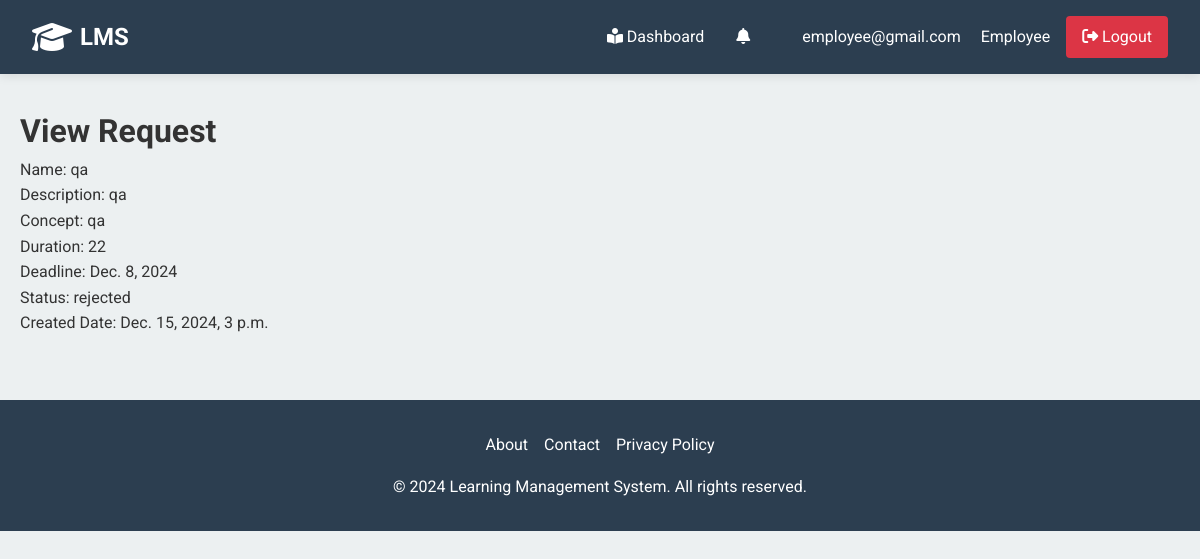
The page /view_request/1/ (signed in) on the database its author committed.
### accounts/models.py (models this page shows)
class CustomUser(AbstractUser):
    ROLES = (
        ('admin', 'Admin'),
        ('manager', 'Manager'),
        ('employee', 'Employee'),
    )
    role = models.CharField(max_length=10, choices=ROLES)
    groups = models.ManyToManyField(
        'auth.Group',
        related_name='custom_user_set',
        blank=True,
        verbose_name='groups',
    )
    user_permissions = models.ManyToManyField(
        'auth.Permission',
        related_name='custom_user_set',
        blank=True,
        verbose_name='user permissions',
    )

class Request(models.Model):
    STATUS_CHOICES = [
        ('pending', 'Pending'),
        ('accepted', 'Accepted'),
        ('rejected', 'Rejected'),
    ]
    name = models.CharField(max_length=255)
    description = models.TextField()
    concept = models.TextField()
    duration = models.IntegerField()
    deadline = models.DateField()
    status = models.CharField(max_length=10, choices=STATUS_CHOICES)
    created_by = models.ForeignKey(settings.AUTH_USER_MODEL, on_delete=models.CASCADE)
    created_at = models.DateTimeField(auto_now_add=True)
    training_program = models.CharField(max_length=255, blank=True, null=True)
    position = models.CharField(max_length=255, blank=True, null=True)
    total_requests = models.IntegerField(default=0)
    completed_requests = models.IntegerField(default=0)
    pending_requests = models.IntegerField(default=0)

### accounts/views.py (the view)
# urls.py: path('view_request/<pk>/', views.view_request, name='view_request'),
@login_required
def view_request(request, pk):
    req = Request.objects.get(pk=pk)
    return render(request, 'view_request.html', {'request': req})

### templates/view_request.html
{% extends 'base.html' %}
{% block content %}
  <h1>View Request</h1>
  <p>Name: {{ request.name }}</p>
  <p>Description: {{ request.description }}</p>
  <p>Concept: {{ request.concept }}</p>
  <p>Duration: {{ request.duration }}</p>
  <p>Deadline: {{ request.deadline }}</p>
  <p>Status: {{ request.status }}</p>
  <p>Created Date: {{ request.created_at }}</p>
{% endblock %}

### templates/base.html (shortened to what this page needs)
<!DOCTYPE html>
<html lang="en">
<head>
    {% load static %}
    <link rel="stylesheet" href="{% static 'css/style.css' %}">
    <link rel="stylesheet" href="https://cdnjs.cloudflare.com/ajax/libs/font-awesome/6.5.1/css/all.min.css">
</head>
<body>
    <header>
        <nav class="navbar">
            <div class="nav-brand">
                <a href="{% url 'home' %}">
                    <i class="fas fa-graduation-cap"></i>
                    <span>LMS</span>
                </a>
            </div>
            <div class="nav-links">
                {% if user.is_authenticated %}
                    <div class="user-menu">
                        {% if user.role == 'admin' %}
                            <a href="{% url 'admin_dashboard' %}" class="nav-link">
                                <i class="fas fa-tachometer-alt"></i> Dashboard
                            </a>
                        {% elif user.role == 'manager' %}
                            <a href="{% url 'manager_dashboard' %}" class="nav-link">
                                <i class="fas fa-chart-line"></i> Dashboard
                            </a>
                        {% else %}
                            <a href="{% url 'employee_dashboard' %}" class="nav-link">
                                <i class="fas fa-book-reader"></i> Dashboard
                            </a>
                            <div class="notification-bell">
                                <a href="{% url 'notifications' %}" class="nav-link">
                                    <i class="fas fa-bell"></i>
                                </a>
                            </div>
                        {% endif %}
                        <div class="user-profile">
                            <div class="user-info">
                                <span class="user-email">{{ user.email }}</span>
                                <span class="user-role">{{ user.role|title }}</span>
                            </div>
                            <a href="{% url 'user_logout' %}" class="nav-link logout-btn">
                                <i class="fas fa-sign-out-alt"></i> Logout
                            </a>
                        </div>
                    </div>
                {% endif %}
            </div>
        </nav>
    </header>
    <div class="container">
        <main class="content">
            {% block content %}
            {% endblock %}
        </main>
    </div>
    <footer class="footer">
        <div class="footer-content">
            <div class="footer-links">
                <a href="#" class="footer-link">About</a>
                <a href="#" class="footer-link">Contact</a>
                <a href="#" class="footer-link">Privacy Policy</a>
            </div>
            <p>&copy; {% now "Y" %} Learning Management System. All rights reserved.</p>
        </div>
    </footer>
</body>
</html>

### static/css/style.css (style rules this page uses)
:root { --primary-color: #3498db; --secondary-color: #2c3e50; --accent-color: #e74c3c; --background-color: #ecf0f1; --text-color: #333; --light-text-color: #fff; --success-color: #2ecc71; --warning-color: #f39c12; --error-color: #e74c3c; --border-radius: 4px; --box-shadow: 0 2px 10px rgba(0, 0, 0, 0.1); --transition: all 0.3s ease; }
* { margin: 0; padding: 0; box-sizing: border-box; }
body { font-family: 'Roboto', sans-serif; line-height: 1.6; color: var(--text-color); background-color: var(--background-color); }
.container { max-width: 1200px; margin: 0 auto; padding: 0 20px; }
.navbar { display: flex; justify-content: space-between; align-items: center; padding: 1rem 2rem; background-color: var(--secondary-color); box-shadow: var(--box-shadow); }
.nav-brand a { display: flex; align-items: center; color: var(--light-text-color); text-decoration: none; font-size: 1.5rem; font-weight: 700; }
.nav-brand i { margin-right: 0.5rem; font-size: 2rem; }
.nav-links { display: flex; align-items: center; }
.nav-link { color: var(--light-text-color); text-decoration: none; padding: 0.5rem 1rem; transition: var(--transition); }
.user-menu { display: flex; align-items: center; }
.user-profile { margin-left: 1rem; display: flex; align-items: center; }
.user-profile span { color: var(--light-text-color); margin-right: 1rem; }
.content { padding: 2rem 0; }
.footer { background-color: var(--secondary-color); color: var(--light-text-color); padding: 2rem 0; margin-top: 2rem; }
.footer-content { display: flex; flex-direction: column; align-items: center; }
.footer-links { display: flex; gap: 1rem; margin-bottom: 1rem; }
.footer-link { color: var(--light-text-color); text-decoration: none; transition: var(--transition); }
:root { --primary-color: #3498db; --secondary-color: #2c3e50; --accent-color: #e74c3c; --success-color: #2ecc71; --warning-color: #f39c12; --danger-color: #e74c3c; --light-color: #ecf0f1; --dark-color: #34495e; --text-color: #333; --border-radius: 8px; --box-shadow: 0 2px 10px rgba(0, 0, 0, 0.1); }
.notification-bell { position: relative; margin-right: 20px; }
.logout-btn { background-color: #dc3545; color: white; padding: 8px 16px; border-radius: 4px; transition: background-color 0.3s; }

### rows shown on the page
CustomUser: email "employee@gmail.com", role "Employee"
Request: name "qa", description "qa", concept "qa", duration "22", deadline "Dec. 8, 2024", status "rejected", created_at "Dec. 15, 2024, 3 p.m."
